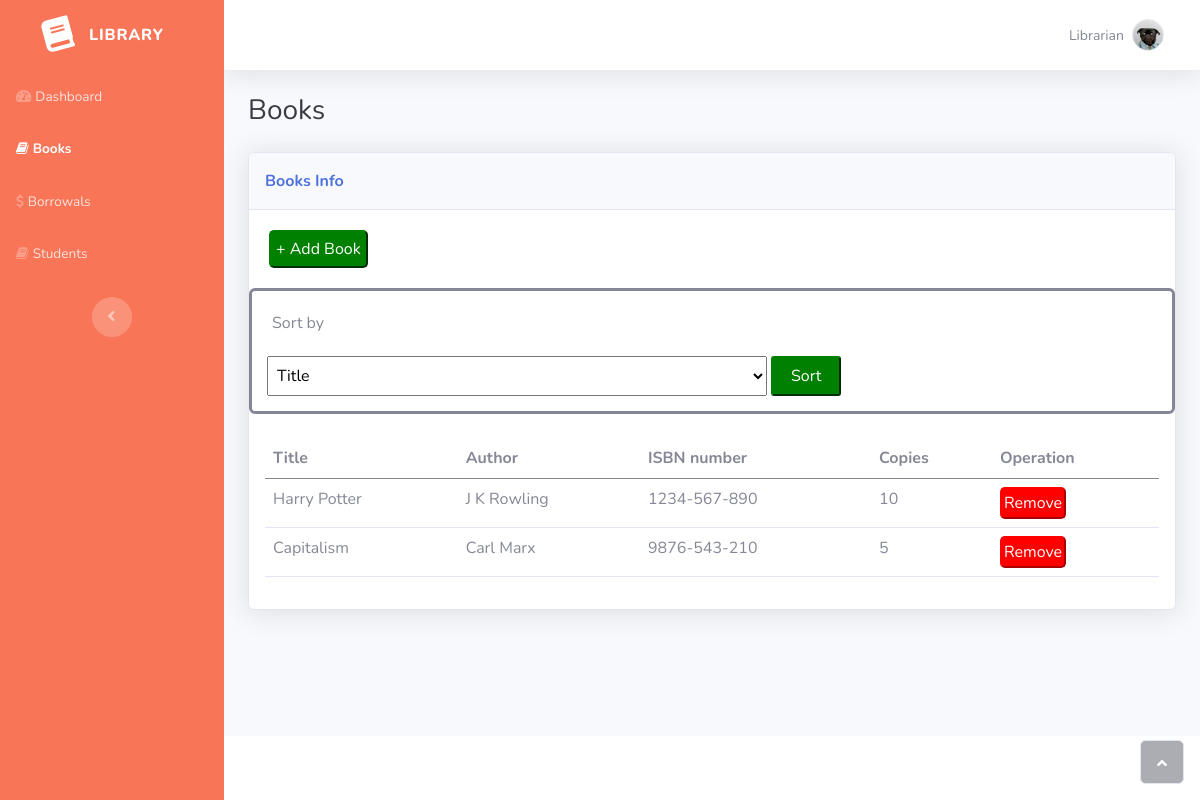
The page /books/ on the database as committed earlier.
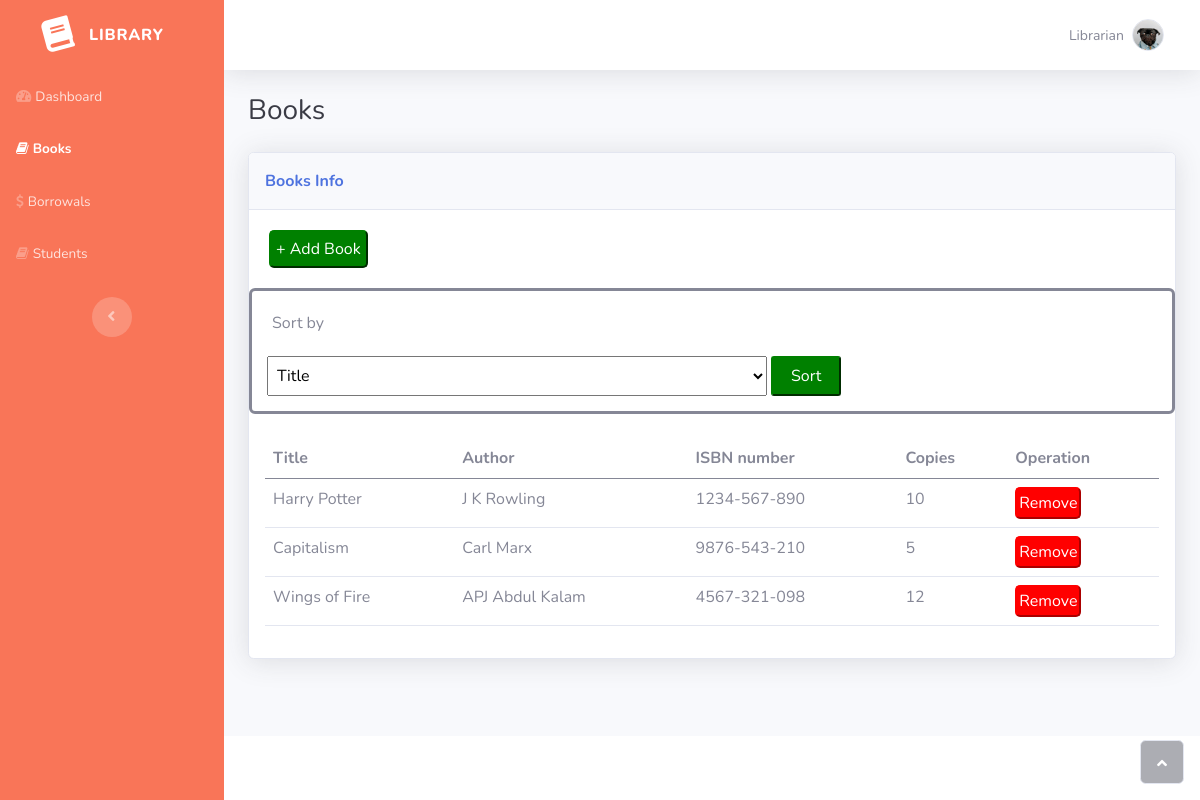
The same page on the database as committed later.
### library/models.py (models this page shows, shortened)
class Book(models.Model):
    isbn_number = models.CharField(max_length=20, null=True)
    title = models.CharField(max_length=200, null=True)
    author = models.CharField(max_length=200, null=True)
    copies = models.IntegerField(null=True)

### library/views.py (the view)
# urls.py: path('books/', views.books, name='books'),
def books(request):
    books = list(Book.objects.all())
    if request.method == 'POST':
        key = request.POST.get('sort_by')
        qSort(books, key.lower())
    return render(request, 'library/books.html', {'books': books})

### library/templates/library/books.html (shortened to what this page needs)
{% extends 'library/template.html' %}
{% load static %}
{% block sidebar %}
                <ul class="navbar-nav text-light" id="accordionSidebar">
                    <li class="nav-item"><a class="nav-link" href="{% url 'home' %}"><i class="fas fa-tachometer-alt"></i><span>Dashboard</span></a></li>
                    <li class="nav-item"><a class="nav-link active" href="{% url 'books' %}"><i class="fa fa-book"></i><span>Books</span></a></li>
                    <li class="nav-item"><a class="nav-link" href="{% url 'borrows' %}"><i class="fa fa-dollar"></i><span>Borrowals</span></a></li>
                    <li class="nav-item"><a class="nav-link" href="{% url 'students' %}"><i class="fa fa-book"></i><span>Students</span></a></li>
                </ul>
{%endblock %}
{% block content %}
                <div class="container-fluid">
                    <h3 class="text-dark mb-4">Books</h3>
                    <div class="card shadow">
                        <div class="card-header py-3">
                            <p class="text-primary m-0 fw-bold">Books Info</p>
                        </div>
                        <a href="{% url 'add-book' %}"><button type="button" style="background-color: green; color: white; padding: 5px; border-color: green; border-radius: 5px; margin: 20px;">+ Add Book</button></a>
                        <div style="border-style: solid; padding: 15px; border-radius: 6px;">
                            <p style="padding: 5px;">Sort by</p>
                            <form method="post">
                                <select name="sort_by" style="width: 500px; height: 40px; padding: 5px;">
                                    <option>Title</option>
                                </select>
                                <button style="width: 70px; height: 40px;padding-left: 5px; padding-right: 5px; background-color: green; color: white; border-color: green; border-radius: 3px;">Sort</button>
                            </form>
                        </div>
                        <div class="card-body">
                            <div class="table-responsive table mt-2" id="dataTable" role="grid" aria-describedby="dataTable_info">
                                <table class="table my-0" id="dataTable">
                                    <thead>
                                        <tr>
                                            <th>Title</th>
                                            <th>Author</th>
                                            <th>ISBN number</th>
                                            <th>Copies</th>
                                            <th>Operation</th>
                                        </tr>
                                    </thead>
                                    <tbody>
                                        {% for book in books %}
                                            <tr style="padding: 5px;">
                                                <td>{{book.title}}</td>
                                                <td>{{book.author}}</td>
                                                <td>{{book.isbn_number}}</td>
                                                <td>{{book.copies}}</td>
                                                <td><a href="/delete-book/{{book.id}}/"><button type="button" style="background-color: red; color: white; padding: 2px; border-color: red; border-radius: 5px;">Remove</button></a>
                                            </tr>
                                        {% endfor %}
                                    </tbody>
                                </table>
                            </div>
                        </div>
                    </div>
                </div>
{% endblock %}

Rows that differ between the two databases and show on the page:
added Book: title "Wings of Fire", author "APJ Abdul Kalam", isbn_number "4567-321-098", copies "12"
